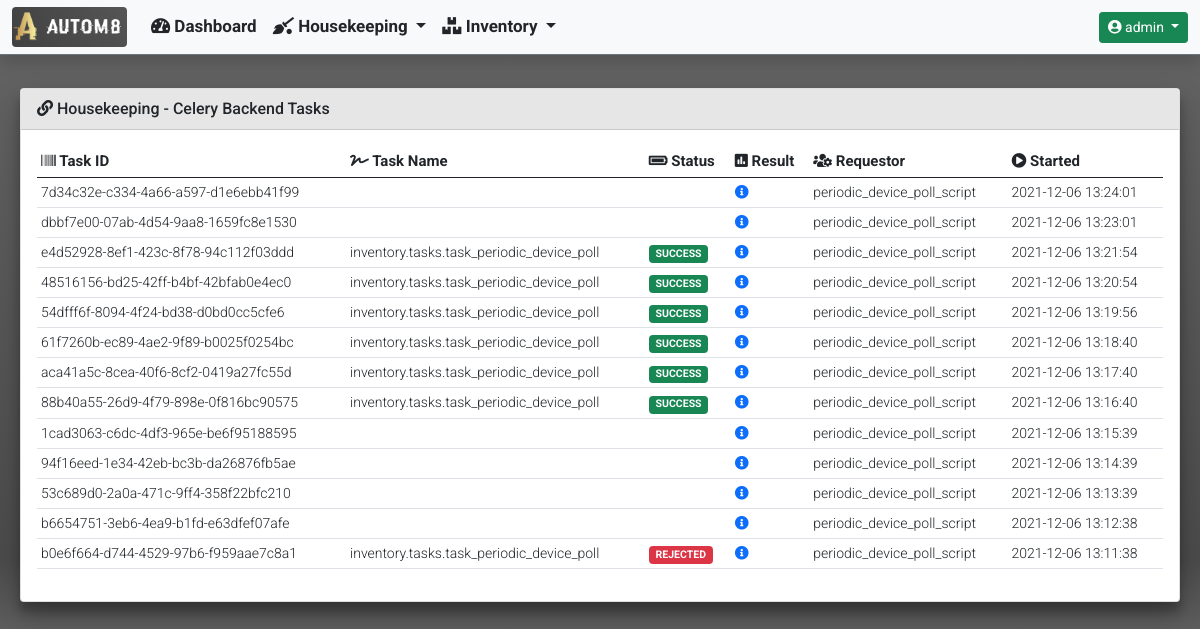
Before: /housekeeping/housekeeping_celery_backend_tasks/ (signed in) with the older database file.
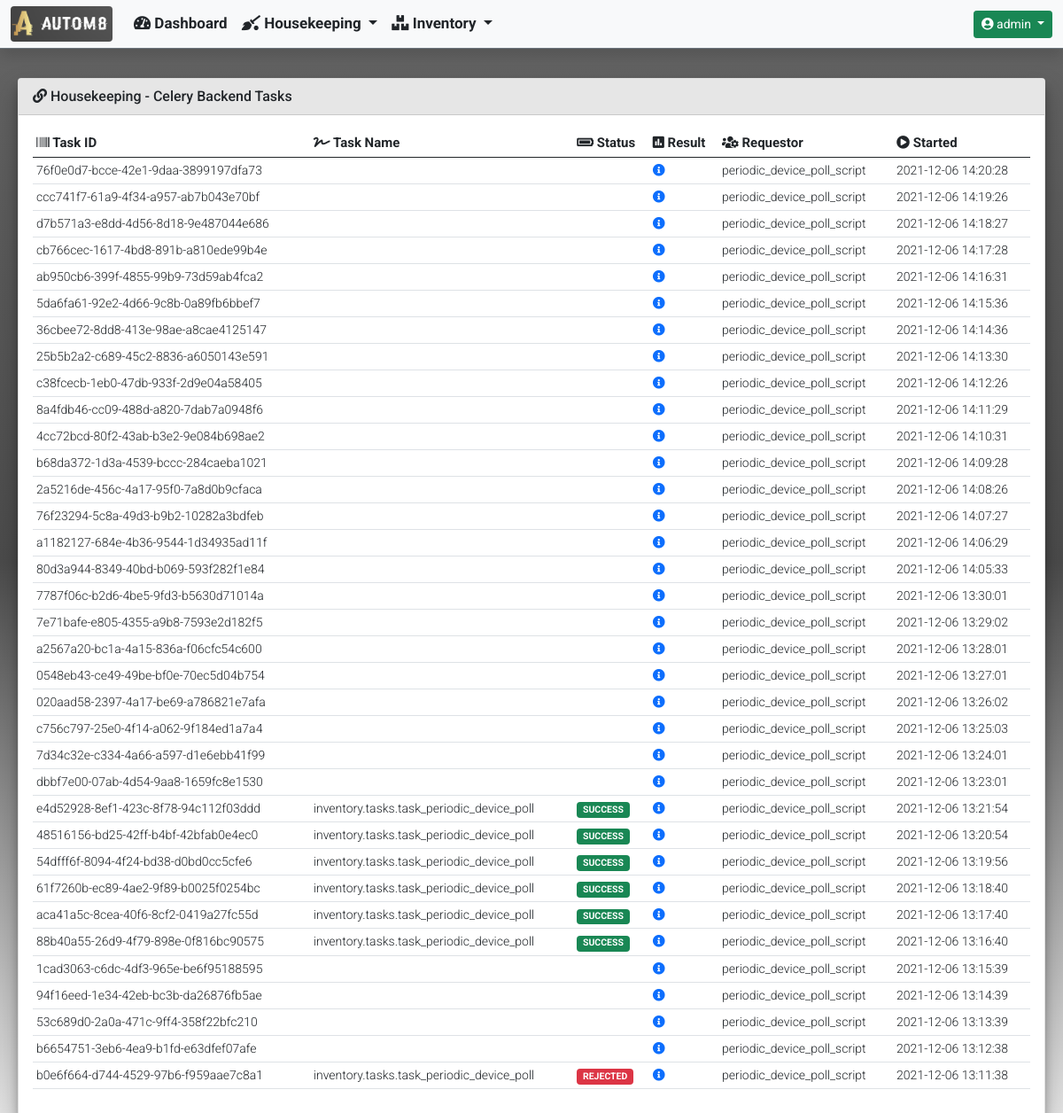
After: the same page with the newer database file.
### housekeeping/models.py (models this page shows)
class CeleryBackendJobResults(models.Model):
    task_id = models.UUIDField(
        primary_key=True,
        default=uuid.uuid4,
        max_length=255
    )
    task_name = models.CharField(max_length=255)
    task_status = models.CharField(max_length=255)
    task_result = models.JSONField(null=True)
    task_requested_by = models.CharField(max_length=255)
    start_time = models.DateTimeField()

### housekeeping/views.py (the view)
def housekeeping_celery_backend_tasks(request):
    tasks_list = CeleryBackendJobResults.objects.all().order_by('-start_time')
    context = {
            'title': 'Housekeeping - Celery Backend Tasks',
            'card_header': 'Housekeeping - Celery Backend Tasks',
            'data': {
                'tasks_list': tasks_list
            }
        }
    if tasks.stats():
        data = {
            'celery_information': {
                'celery_statistics': tasks.stats(),
                'registered_tasks': tasks.registered_tasks()[hostname],
                'scheduled_tasks': tasks.scheduled()[hostname],
                'active_tasks': tasks.active()[hostname],
                'reserved_tasks': tasks.reserved()
            }
        }
        context['data'].update(data)
        return render(
            request,
            'housekeeping/housekeeping_celery_backend_tasks.html',
            context
        )
    else:
        return render(
                request,
                'housekeeping/housekeeping_celery_backend_tasks.html',
                context
            )

### templates/housekeeping/housekeeping_celery_backend_tasks.html (shortened to what this page needs)
{% extends "base_template/base.html"%}
{% block content %}
{% if data.tasks_list %}
<div class="col-md-12">
    <div class="table-responsive rounded">
        <table id="celery_completed_tasks" class="table table-hover table-sm" style="width:100%">
            <thead>
                <tr>
                    <th><i class="fas fa-barcode"></i> Task ID</th>
                    <th><i class="fas fa-signature"></i> Task Name</th>
                    <th><i class="fas fa-battery-full"></i> Status</th>
                    <th><i class="fas fa-poll"></i> Result</th>
                    <th><i class="fas fa-users-cog"></i> Requestor</th>
                    <th><i class="fas fa-play-circle"></i> Started</th>
                </tr>
            </thead>
            <tbody>
                {% for completed_task in data.tasks_list %}
                <tr>
                    <td>{{ completed_task.task_id }}</td>
                    <td>{{ completed_task.task_name }}</td>
                    <td>
                        {% if 'SUCCESS' in completed_task.task_status %}
                            <span class="badge bg-success">{{ completed_task.task_status }}</span>
                        {% else %}
                            <span class="badge bg-danger">{{ completed_task.task_status }}</span>
                        {% endif %}
                    </td>
                    <td>
                        <a href="#" data-bs-toggle="modal" data-bs-target="#task_result_modal_{{ completed_task.task_id }}">
                            <i class="fas fa-info-circle"></i>
                        </a>
                    </td>
                    <td>{{ completed_task.task_requested_by }}</td>
                    <td>{{ completed_task.start_time|date:"Y-m-d H:i:s" }}</td>
                </tr>
                {% endfor %}
            </tbody>
        </table>
    </div>
</div>
{% endif %}
{% endblock %}

Changed rows visible on the page:
added CeleryBackendJobResults: task_id "76f0e0d7-bcce-42e1-9daa-3899197dfa73", task_requested_by "periodic_device_poll_script", start_time "2021-12-06 14:20:28"
added CeleryBackendJobResults: task_id "ccc741f7-61a9-4f34-a957-ab7b043e70bf", task_requested_by "periodic_device_poll_script", start_time "2021-12-06 14:19:26"
added CeleryBackendJobResults: task_id "d7b571a3-e8dd-4d56-8d18-9e487044e686", task_requested_by "periodic_device_poll_script", start_time "2021-12-06 14:18:27"
added CeleryBackendJobResults: task_id "cb766cec-1617-4bd8-891b-a810ede99b4e", task_requested_by "periodic_device_poll_script", start_time "2021-12-06 14:17:28"
added CeleryBackendJobResults: task_id "ab950cb6-399f-4855-99b9-73d59ab4fca2", task_requested_by "periodic_device_poll_script", start_time "2021-12-06 14:16:31"
added CeleryBackendJobResults: task_id "5da6fa61-92e2-4d66-9c8b-0a89fb6bbef7", task_requested_by "periodic_device_poll_script", start_time "2021-12-06 14:15:36"
added CeleryBackendJobResults: task_id "36cbee72-8dd8-413e-98ae-a8cae4125147", task_requested_by "periodic_device_poll_script", start_time "2021-12-06 14:14:36"
added CeleryBackendJobResults: task_id "25b5b2a2-c689-45c2-8836-a6050143e591", task_requested_by "periodic_device_poll_script", start_time "2021-12-06 14:13:30"
added CeleryBackendJobResults: task_id "c38fcecb-1eb0-47db-933f-2d9e04a58405", task_requested_by "periodic_device_poll_script", start_time "2021-12-06 14:12:26"
added CeleryBackendJobResults: task_id "8a4fdb46-cc09-488d-a820-7dab7a0948f6", task_requested_by "periodic_device_poll_script", start_time "2021-12-06 14:11:29"
added CeleryBackendJobResults: task_id "4cc72bcd-80f2-43ab-b3e2-9e084b698ae2", task_requested_by "periodic_device_poll_script", start_time "2021-12-06 14:10:31"
added CeleryBackendJobResults: task_id "b68da372-1d3a-4539-bccc-284caeba1021", task_requested_by "periodic_device_poll_script", start_time "2021-12-06 14:09:28"
added CeleryBackendJobResults: task_id "2a5216de-456c-4a17-95f0-7a8d0b9cfaca", task_requested_by "periodic_device_poll_script", start_time "2021-12-06 14:08:26"
added CeleryBackendJobResults: task_id "76f23294-5c8a-49d3-b9b2-10282a3bdfeb", task_requested_by "periodic_device_poll_script", start_time "2021-12-06 14:07:27"
added CeleryBackendJobResults: task_id "a1182127-684e-4b36-9544-1d34935ad11f", task_requested_by "periodic_device_poll_script", start_time "2021-12-06 14:06:29"
added CeleryBackendJobResults: task_id "80d3a944-8349-40bd-b069-593f282f1e84", task_requested_by "periodic_device_poll_script", start_time "2021-12-06 14:05:33"
added CeleryBackendJobResults: task_id "7787f06c-b2d6-4be5-9fd3-b5630d71014a", task_requested_by "periodic_device_poll_script", start_time "2021-12-06 13:30:01"
added CeleryBackendJobResults: task_id "7e71bafe-e805-4355-a9b8-7593e2d182f5", task_requested_by "periodic_device_poll_script", start_time "2021-12-06 13:29:02"
added CeleryBackendJobResults: task_id "a2567a20-bc1a-4a15-836a-f06cfc54c600", task_requested_by "periodic_device_poll_script", start_time "2021-12-06 13:28:01"
added CeleryBackendJobResults: task_id "0548eb43-ce49-49be-bf0e-70ec5d04b754", task_requested_by "periodic_device_poll_script", start_time "2021-12-06 13:27:01"
added CeleryBackendJobResults: task_id "020aad58-2397-4a17-be69-a786821e7afa", task_requested_by "periodic_device_poll_script", start_time "2021-12-06 13:26:02"
added CeleryBackendJobResults: task_id "c756c797-25e0-4f14-a062-9f184ed1a7a4", task_requested_by "periodic_device_poll_script", start_time "2021-12-06 13:25:03"
